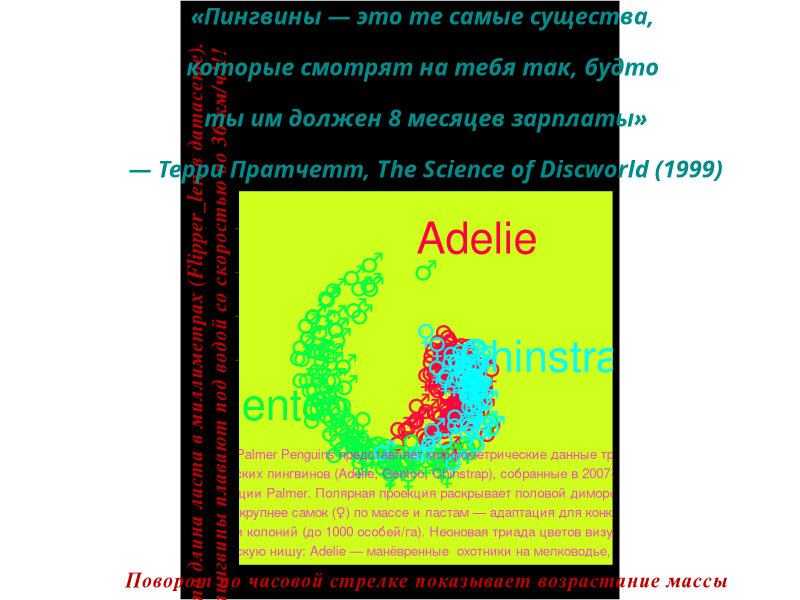

Here is the R script that generated this plot:
library(ggplot2)

penguins$sex_icon <- ifelse(penguins$sex == "male", "♂️", "♀️")

ggplot(penguins, aes(x = body_mass/1000, y = flipper_len, 
                     color = species,      
                     shape = sex)) +      
  geom_text(aes(label = sex_icon), size = 7, alpha = 0.9) +
  coord_polar() +
  
  # ПАЛИТРА ДЛЯ ВИДОВ ПИНГВИНОВ
  scale_color_manual(
    values = c(
      "Adelie"     = "#FF0040",    
      "Gentoo"     = "#00FF41",    
      "Chinstrap"  = "cyan"
    )
  ) +
  
  theme(
    plot.background = element_rect(fill = "black"),
    panel.background = element_rect(fill = "#CEFF1D"),  
    
    legend.position = "none",
    axis.text = element_blank(),           
    axis.title = element_text(size = 16, face = "bold.italic", 
                              color = "#BB0000", family = "serif"),
    
    panel.grid.major = element_blank(),    # Главная сетка
    panel.grid.minor = element_blank(),    # Мелкая сетка    
    plot.title = element_text(size = 17, face = "bold.italic", 
                              color = "cyan4", hjust = 0.5, family = "Impact")
  ) +
  labs(
    title = "«Пингвины — это те самые существа, 

которые смотрят на тебя так, будто 

ты им должен 8 месяцев зарплаты»

— Терри Пратчетт, The Science of Discworld (1999)",
    x = "Поворот по часовой стрелке показывает возрастание массы", 
    y = " Радиус — это длина ласта в миллиметрах (Flipper_len в датасете). \n Ластами пингвины плавают под водой со скоростью до 36 км/ч!!!"
  ) +
  annotate("text", x = 3.5, y = 230, label = "Chinstrap", size = 11, color = "cyan")+
  annotate("text", x = 2.9, y = 240, label = "Adelie" , size = 11, color = "#FF0040") +
  annotate("text", x = 5.3, y = 240, label = "Gentoo" , size = 11, color = "#00FF41")+

annotate("text", x = 4.5, y = 233, 
         label = 
"Датасет Palmer Penguins представляет морфометрические данные трёх видов
антарктических пингвинов (Adelie, Gentoo, Chinstrap), собранные в 2007-2009 годах.
у станции Palmer. Полярная проекция раскрывает половой диморфизм: 
самцы (♂️) крупнее самок (♀️) по массе и ластам — адаптация для конкуренции за
территории колоний (до 1000 особей/га). Неоновая триада цветов визуализирует 
экологическую нишу: Adelie — манёвренные  охотники на мелководье, Gentoo — 
глубоководные спринтеры, Chinstrap — универсалы",
         size = 3.4, color = "magenta", alpha=0.7)
         
  
